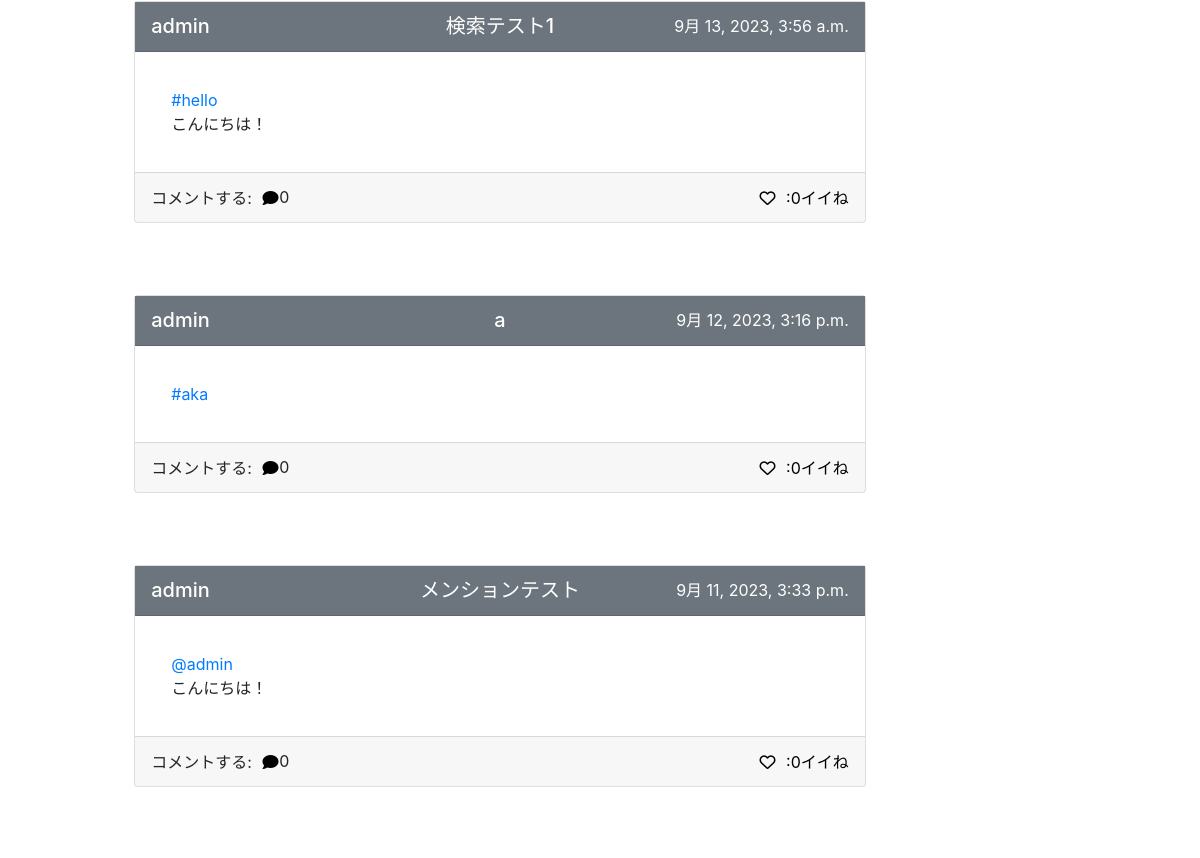
Before: /accounts/user/ac20daa5-716d-4be9-b037-15f506b8e887/ (middle part) with the older database file.
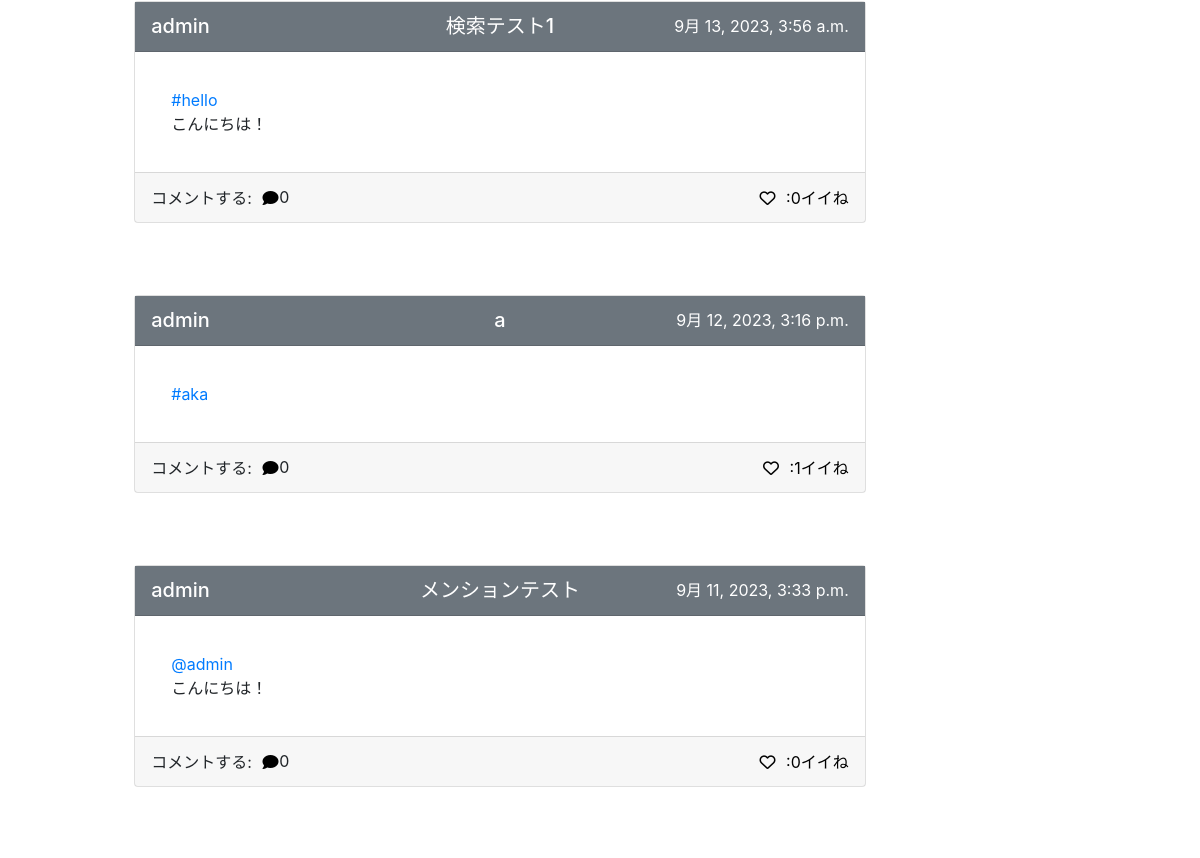
After: the same page with the newer database file.
### sns/models.py (models this page shows, shortened)
class Post(models.Model):
    id = models.UUIDField(primary_key=True, default=uuid.uuid4, editable=False)
    title = models.CharField(max_length=50, null=True)
    detail = models.TextField(max_length=255)
    author = models.ForeignKey(
        get_user_model(),
        on_delete=models.CASCADE,
        related_name="author"
    )
    created_at = models.DateTimeField(auto_now_add=True)
    good_num = models.IntegerField(default=0)
    mode = models.IntegerField(default=0)#0:通常の投稿 1:コメント
    parent_post = models.ForeignKey(
        "Post",
        on_delete=models.CASCADE,
        null=True,
        blank=True,
    )
    mention = models.ManyToManyField(
        get_user_model(),
        related_name="mention",
        blank=True
    )

### accounts/models.py (models this page shows, shortened)
class CustomUser(AbstractBaseUser, PermissionsMixin):
    id = models.UUIDField(primary_key=True, default=uuid.uuid4, editable=False)
    email = models.EmailField(_("email address"), unique=True, null=True)
    is_staff = models.BooleanField(
        _("staff status"),
        default=False,
        help_text=_("Designates whether the user can log into this admin site."),
    )
    username = models.CharField(_("username"), max_length=50)
    usertag = models.CharField(_("usertag"), max_length=16, unique=True, null=True)
    created_at = models.DateTimeField(auto_now_add=True)
    objects = CustomUserManager()
    EMAIL_FIELD = "email"
    USERNAME_FIELD = "email"
    REQUIRED_FIELDS = ["username", "usertag"]
    class Meta:
        verbose_name = _("user")
        verbose_name_plural = _("users")
    def __str__(self):
        return self.username

### accounts/views.py (the view, shortened to what this page needs)
# urls.py: path("user/<str:id>/", views.user_detail, name="user"),
def user_detail(request, id):
    context = {}
    user = get_object_or_404(CustomUser, pk=id)
    post = Post.objects.filter(author=user)
    context["userDetail"] = user
    context["posts"] = post
    following_num = Follower.objects.filter(following=user).count()
    followed_num = Follower.objects.filter(followed=user).count()
    context["following"] = False
    context["following_num"] = following_num
    context["followed_num"] = followed_num
    context["btn_class"] = "btn-primary"
    lib.list_comment(context, post)
    if request.user.is_anonymous:
        return render(request, "accounts/userDetail.html", context)

### mysns/lib.py (called while the page is built)
def comment_num_count(now, com_num, count=0):
    ans = 0
    for n in now.post_set.all():
        ans += comment_num_count(n, com_num, count)
    com_num[now.id] = ans
    return ans + 1

def list_comment(context, post):
    comment_num = {} #各投稿に対するコメント数
    top_comment = {} #各投稿に対するコメント
    for p in post:
        comment_num_count(p, comment_num)
        try:
            top_comment[p.id] = p.post_set.all()
        except Exception:
            top_comment[p.id] = []
    context["comment_num"] = comment_num
    context["top_comment"] = top_comment

### sns/templatetags/custom_filter.py (called while the page is built)
@register.filter
def get_value(d, k):
    if k in d:
        return d[k]
    return None

### accounts/templates/accounts/userDetail.html (shortened to what this page needs)
{% extends "base.html" %}
{% block content %}
    <br>
    {% if is_block %}
        <div>
            <br>
            <br>
            <h1 style="color:red; text-align:center;">ブロック中のユーザー<h1>
        </div>
    {% elif is_blocked %}
        <div>
            <br>
            <br>
            <h3 style="text-align:center;">このユーザーは投稿の公開を制限しています</h3>
        </div>
    {% else %}
        <div class="tab-content">
            <div class="tab-pane fade show active" id="item1" role="tabpanel" aria-labelledby="item1-tab">
                {% with posts_include=posts good_mode="1" othergood="12" %}
                    {% include 'post_list_include.html' %}
                {% endwith %}
            </div>
        </div>
    {% endif %}
{% endblock %}

### templates/post_card_include.html (shortened to what this page needs)
{% load custom_filter %}
<div class="card w-150px mx-auto clearfix" style="position:relative;">
    <a href="{% url 'sns:post' postcard.pk %}" style="position:absolute;inset:0;">
        <div class="card-header bg-secondary h-50px clearfix" style="display:flex; justify-content:center;postition:relative;">
            <h5 style="position:absolute; left:1rem;">
                <a href="{% url 'accounts:user' postcard.author.id %}" class="on-a title-link">
                    {{ postcard.author }}
                </a>
            </h5>
            <h5 style="text-align:center; display:table-cell;">
                <a href="{% url 'sns:post' postcard.id %}" class="on-a title-link">
                    {% if postcard.mode != 1 %}
                        {{ postcard.title | truncatechars:20 }}
                    {% endif %}
                </a>
            </h5>
            <p style="position:absolute; right:1rem; color:white">
                {{ postcard.created_at }}
            </p>
        </div>
        <div class="card-body detail clearfix">
            <p class="card-text">
                <div class="on-a">
                    {{ postcard|mention|linebreaks }}
                </div>
            </p>
        </div>
        <div class="card-footer h-50px text-right clearfix" style="display:flex;justify-content:center;postition:relative;">
            <div style="display:inline">
                <p style="position:absolute;left:1rem;">
                    コメントする:
                    <button onClick="clearText('{{ postcard.id }}')" class="good on-a">
                        <i class="fa-solid fa-comment"></i>
                    </button>
                    <div id="comment_num_{{ postcard.id }}" style="position:absolute;left:9rem;">
                        {{ comment_num|get_value:postcard.id }}
                    </div>
                </p>
            </div>
            <div style="position:absolute;right:1rem;">
                {% if user.is_anonymous %}
                    <button onClick="location.href='{% url 'sns:good' postcard.id 1 %}'" class="good on-a">
                        <i class="fa-regular fa-heart"></i>
                    </button>
                {% endif %}
                <a href="{% url 'sns:good_user' postcard.id %}" class="notlink on-a">
                    <div id="num_{{ postcard.id }}_{{ good_mode }}" style="display:inline;size:4;">:{{ postcard.good_num }}イイね</div>
                </a>
            </div>
        </div>
    </a>
</div>

Changed rows visible on the page:
changed Post "#aka": good_num "0" → "1"
